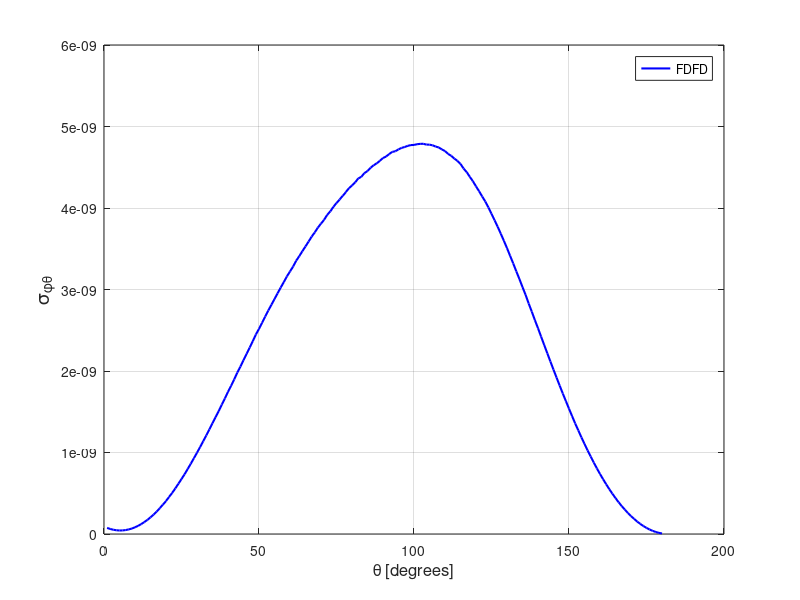

Here is the MATLAB script that generated this plot:
spt = [ 
    1  0.74721222E-10
    2  0.62055555E-10
    3  0.52189635E-10
    4  0.46051746E-10
    5  0.42894490E-10
    6  0.44102454E-10
    7  0.48499496E-10
    8  0.56559302E-10
    9  0.67063154E-10
   10  0.82423839E-10
   11  0.10010470E-09
   12  0.12127650E-09
   13  0.14606598E-09
   14  0.17318241E-09
   15  0.20395362E-09
   16  0.23873784E-09
   17  0.27639391E-09
   18  0.31629477E-09
   19  0.36060185E-09
   20  0.40430512E-09
   21  0.45523840E-09
   22  0.50471349E-09
   23  0.55944593E-09
   24  0.61657640E-09
   25  0.67468547E-09
   26  0.73349632E-09
   27  0.79788526E-09
   28  0.86253021E-09
   29  0.92978736E-09
   30  0.99748554E-09
   31  0.10665308E-08
   32  0.11382919E-08
   33  0.12100161E-08
   34  0.12841938E-08
   35  0.13603578E-08
   36  0.14345735E-08
   37  0.15080891E-08
   38  0.15874980E-08
   39  0.16635762E-08
   40  0.17447040E-08
   41  0.18186652E-08
   42  0.18970161E-08
   43  0.19804143E-08
   44  0.20537188E-08
   45  0.21333182E-08
   46  0.22098912E-08
   47  0.22875783E-08
   48  0.23665014E-08
   49  0.24481892E-08
   50  0.25170273E-08
   51  0.25921738E-08
   52  0.26683764E-08
   53  0.27425460E-08
   54  0.28122653E-08
   55  0.28831402E-08
   56  0.29536891E-08
   57  0.30236924E-08
   58  0.30908955E-08
   59  0.31604592E-08
   60  0.32212395E-08
   61  0.32817269E-08
   62  0.33534890E-08
   63  0.34097223E-08
   64  0.34706702E-08
   65  0.35287309E-08
   66  0.35883325E-08
   67  0.36491812E-08
   68  0.37010777E-08
   69  0.37602104E-08
   70  0.38083288E-08
   71  0.38557020E-08
   72  0.39155528E-08
   73  0.39583443E-08
   74  0.40144754E-08
   75  0.40605221E-08
   76  0.41041988E-08
   77  0.41483812E-08
   78  0.41942321E-08
   79  0.42428545E-08
   80  0.42765671E-08
   81  0.43142299E-08
   82  0.43619659E-08
   83  0.43823016E-08
   84  0.44275663E-08
   85  0.44540802E-08
   86  0.44938187E-08
   87  0.45245137E-08
   88  0.45488875E-08
   89  0.45789101E-08
   90  0.46132764E-08
   91  0.46312114E-08
   92  0.46623123E-08
   93  0.46884754E-08
   94  0.46966497E-08
   95  0.47196917E-08
   96  0.47375979E-08
   97  0.47486557E-08
   98  0.47628461E-08
   99  0.47721320E-08
  100  0.47738422E-08
  101  0.47827924E-08
  102  0.47868314E-08
  103  0.47879802E-08
  104  0.47779261E-08
  105  0.47772089E-08
  106  0.47690838E-08
  107  0.47535251E-08
  108  0.47427031E-08
  109  0.47184505E-08
  110  0.46986401E-08
  111  0.46635744E-08
  112  0.46405391E-08
  113  0.46071515E-08
  114  0.45775694E-08
  115  0.45409041E-08
  116  0.44840771E-08
  117  0.44407003E-08
  118  0.43826436E-08
  119  0.43282227E-08
  120  0.42653876E-08
  121  0.42054396E-08
  122  0.41409765E-08
  123  0.40794603E-08
  124  0.40066341E-08
  125  0.39285735E-08
  126  0.38495007E-08
  127  0.37692964E-08
  128  0.36841492E-08
  129  0.35973107E-08
  130  0.35075574E-08
  131  0.34135401E-08
  132  0.33202674E-08
  133  0.32227681E-08
  134  0.31286576E-08
  135  0.30298548E-08
  136  0.29337748E-08
  137  0.28274936E-08
  138  0.27280305E-08
  139  0.26237819E-08
  140  0.25249476E-08
  141  0.24215836E-08
  142  0.23189650E-08
  143  0.22174915E-08
  144  0.21162989E-08
  145  0.20161801E-08
  146  0.19177842E-08
  147  0.18200346E-08
  148  0.17236175E-08
  149  0.16301455E-08
  150  0.15375057E-08
  151  0.14462318E-08
  152  0.13557605E-08
  153  0.12715372E-08
  154  0.11860404E-08
  155  0.11053966E-08
  156  0.10255802E-08
  157  0.95071906E-09
  158  0.87605512E-09
  159  0.80479085E-09
  160  0.73668704E-09
  161  0.67191525E-09
  162  0.60982502E-09
  163  0.55011862E-09
  164  0.49393067E-09
  165  0.44100207E-09
  166  0.38976186E-09
  167  0.34330599E-09
  168  0.29889524E-09
  169  0.25810015E-09
  170  0.21979087E-09
  171  0.18514743E-09
  172  0.15274107E-09
  173  0.12371652E-09
  174  0.97867638E-10
  175  0.74870193E-10
  176  0.55003158E-10
  177  0.38454972E-10
  178  0.24411830E-10
  179  0.14029759E-10
  180  0.65371718E-11
  181  0.21365032E-11
  182  0.91275414E-12
  183  0.27730576E-11
  184  0.79394694E-11
  185  0.16227162E-10
  186  0.28196015E-10
  187  0.43195676E-10
  188  0.61329226E-10
  189  0.83119726E-10
  190  0.10831919E-09
  191  0.13719505E-09
  192  0.16934736E-09
  193  0.20523093E-09
  194  0.24475028E-09
  195  0.28730110E-09
  196  0.33452408E-09
  197  0.38493619E-09
  198  0.44036816E-09
  199  0.49735255E-09
  200  0.55929561E-09
  201  0.62560551E-09
  202  0.69527728E-09
  203  0.76913664E-09
  204  0.84544899E-09
  205  0.92613023E-09
  206  0.10111723E-08
  207  0.10986828E-08
  208  0.11902588E-08
  209  0.12820973E-08
  210  0.13837780E-08
  211  0.14835940E-08
  212  0.15884145E-08
  213  0.16939360E-08
  214  0.18060227E-08
  215  0.19164548E-08
  216  0.20286917E-08
  217  0.21454847E-08
  218  0.22605460E-08
  219  0.23822353E-08
  220  0.25029783E-08
  221  0.26213680E-08
  222  0.27454850E-08
  223  0.28655389E-08
  224  0.29859275E-08
  225  0.31109890E-08
  226  0.32299532E-08
  227  0.33521810E-08
  228  0.34717815E-08
  229  0.35856551E-08
  230  0.36987562E-08
  231  0.38145842E-08
  232  0.39276440E-08
  233  0.40385597E-08
  234  0.41468176E-08
  235  0.42442085E-08
  236  0.43526653E-08
  237  0.44474979E-08
  238  0.45375046E-08
  239  0.46271986E-08
  240  0.47155608E-08
  241  0.47967506E-08
  242  0.48722475E-08
  243  0.49463269E-08
  244  0.50152082E-08
  245  0.50790905E-08
  246  0.51410831E-08
  247  0.52015365E-08
  248  0.52475095E-08
  249  0.53006040E-08
  250  0.53477835E-08
  251  0.53844214E-08
  252  0.54111373E-08
  253  0.54424705E-08
  254  0.54719500E-08
  255  0.54934550E-08
  256  0.55150706E-08
  257  0.55267741E-08
  258  0.55356915E-08
  259  0.55502158E-08
  260  0.55628466E-08
  261  0.55607479E-08
  262  0.55604281E-08
  263  0.55585745E-08
  264  0.55521272E-08
  265  0.55486957E-08
  266  0.55322213E-08
  267  0.55149378E-08
  268  0.55024767E-08
  269  0.54756568E-08
  270  0.54577036E-08
  271  0.54310361E-08
  272  0.54193188E-08
  273  0.53850910E-08
  274  0.53504476E-08
  275  0.53307465E-08
  276  0.53047660E-08
  277  0.52673905E-08
  278  0.52322999E-08
  279  0.52060751E-08
  280  0.51688214E-08
  281  0.51258815E-08
  282  0.50936788E-08
  283  0.50629096E-08
  284  0.50165880E-08
  285  0.49819522E-08
  286  0.49284905E-08
  287  0.48875926E-08
  288  0.48405777E-08
  289  0.48001203E-08
  290  0.47460289E-08
  291  0.47010471E-08
  292  0.46537072E-08
  293  0.46145860E-08
  294  0.45496589E-08
  295  0.44898258E-08
  296  0.44459791E-08
  297  0.43835375E-08
  298  0.43310253E-08
  299  0.42626565E-08
  300  0.42123807E-08
  301  0.41533736E-08
  302  0.40901225E-08
  303  0.40264152E-08
  304  0.39597432E-08
  305  0.38980157E-08
  306  0.38253947E-08
  307  0.37575956E-08
  308  0.36842995E-08
  309  0.36111929E-08
  310  0.35380601E-08
  311  0.34668488E-08
  312  0.33900815E-08
  313  0.33147916E-08
  314  0.32338314E-08
  315  0.31554648E-08
  316  0.30745855E-08
  317  0.29949438E-08
  318  0.29106368E-08
  319  0.28315115E-08
  320  0.27426410E-08
  321  0.26600042E-08
  322  0.25727038E-08
  323  0.24914693E-08
  324  0.23994660E-08
  325  0.23148612E-08
  326  0.22267967E-08
  327  0.21443332E-08
  328  0.20536748E-08
  329  0.19642521E-08
  330  0.18833157E-08
  331  0.17964522E-08
  332  0.17182925E-08
  333  0.16284740E-08
  334  0.15448429E-08
  335  0.14623367E-08
  336  0.13824278E-08
  337  0.13039283E-08
  338  0.12241494E-08
  339  0.11478986E-08
  340  0.10736593E-08
  341  0.10011271E-08
  342  0.92794544E-09
  343  0.85961632E-09
  344  0.79226092E-09
  345  0.72675499E-09
  346  0.66353678E-09
  347  0.60469668E-09
  348  0.54664051E-09
  349  0.49223048E-09
  350  0.44038087E-09
  351  0.39134307E-09
  352  0.34591977E-09
  353  0.30206618E-09
  354  0.26285743E-09
  355  0.22565970E-09
  356  0.19242559E-09
  357  0.16213879E-09
  358  0.13538271E-09
  359  0.11130170E-09
  360  0.91773082E-10
 ]; 
plot(spt(1:180,1),spt(1:180,2),'b-','linewidth',1.5 ); 
grid on 
legend('FDFD');
xlabel('\theta [degrees]','FontSize',12);
ylabel('\sigma_{\phi\theta}','FontSize',14);
